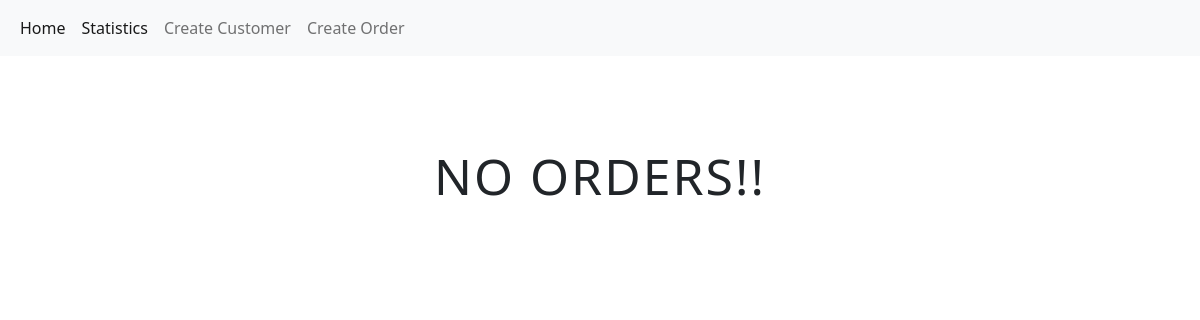
/app/deliveredList/, run on an earlier commit of the app's database.
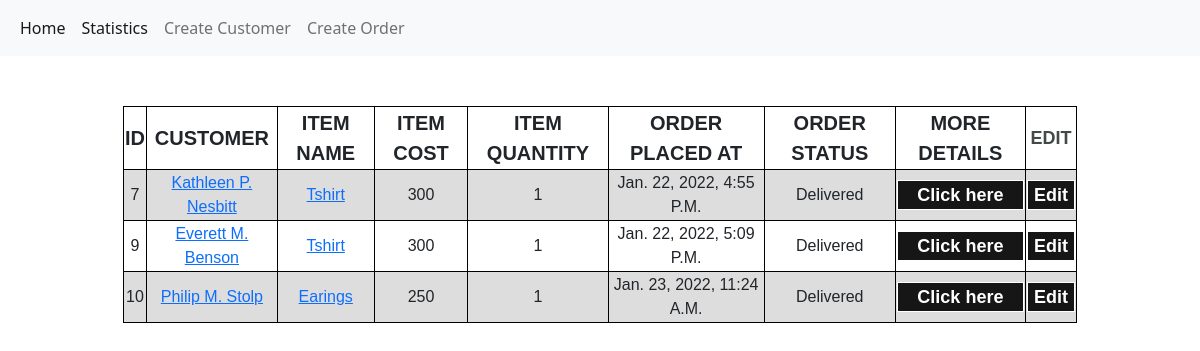
And on a later commit of the database.
### app/models.py (models this page shows, shortened)
class OrderDetails(models.Model):
    customer = models.ForeignKey(Customer, related_name="customer",on_delete=models.SET_DEFAULT, default="NA")
    item_name = models.CharField(max_length=200)
    item_cost = models.IntegerField()
    item_quantity = models.IntegerField()
    order_choices = (
    ('pending','pending'),
    ('dispatched', 'dispatched'),
    ('delivered','delivered'),
        )
    order_status = models.CharField(max_length=30, choices=order_choices, default='pending')
    date = models.DateTimeField(auto_now_add=True)

class Customer(models.Model):
    name = models.CharField(max_length=200)
    contact = PhoneNumberField()
    email = models.EmailField()
    address = models.CharField(max_length=300)
    city = models.CharField(max_length=50)
    state = models.CharField(max_length=50)
    date = models.DateTimeField(auto_now_add=True)
    def __str__(self):
        return self.name

### app/views.py (the view)
class DeliveredListView(TemplateView):
    template_name = "app/delivered.html"
    def get_context_data(self, **kwargs):
        context =  super().get_context_data(**kwargs)
        context['deliveredList'] = OrderDetails.objects.filter(order_status="delivered")
        return context

### templates/app/delivered.html
{% extends "base.html"%} {% block body_block %}
<div id="table-1">
    {% if deliveredList %}
    <table class="customer-list-table-1">
        <tr class="list-tr">
          <th class="list-th">ID</th>
          <th class="list-th">CUSTOMER</th>
          <th class="list-th">ITEM NAME</th>
          <th class="list-th">ITEM COST</th>
          <th class="list-th">ITEM QUANTITY</th>
          <th class="list-th">ORDER PLACED AT</th>
          <th class="list-th">ORDER STATUS</th>
          <th class="list-th">MORE DETAILS</th>
          <th class="home-th">EDIT</th>
        </tr>
        {% for order in deliveredList %}
        <tr class="list-tr">
          <td class="list-td">{{ order.id}}</td>
          <td class="list-td"><a href="{% url 'app:customerDetails' pk=order.customer.id %}">{{order.customer}}</a></td>
          <td class="list-td"><a href="{% url 'app:itemList' slug=order.item_name %}">{{order.item_name}}</a></td>
          <td class="list-td">{{order.item_cost}}</td>
          <td class="list-td">{{order.item_quantity}}</td>
          <td class="list-td">{{order.date}}</td>
          <td class="list-td">{{order.order_status}}</td>
          <td class="order-list-td"><a href="{% url 'app:orderDetails' pk=order.id %}"><button class="Edit-btn">Click here</button></a></td>
          <td class="list-td"><a href="{% url 'app:updateOrder' pk=order.id %}"><button class="Edit-btn">Edit</button></a></td>
        </tr>
        {% endfor %}
      </table>
      {% else %}
    <div>
        <h1 id="no-orders">NO ORDERS!!</h1>
    </div>
    {% endif %}
</div>
{% endblock %}

What changed in the data, as far as the page shows it:
now on this page (row edited): OrderDetails: id "7", customer "Kathleen P. Nesbitt", item_name "Tshirt", item_cost "300", item_quantity "1", date "Jan. 22, 2022, 4:55 P.m.", order_status "Delivered"
now on this page (row edited): OrderDetails: id "9", customer "Everett M. Benson", item_name "Tshirt", item_cost "300", item_quantity "1", date "Jan. 22, 2022, 5:09 P.m.", order_status "Delivered"
added OrderDetails: id "10", customer "Philip M. Stolp", item_name "Earings", item_cost "250", item_quantity "1", date "Jan. 23, 2022, 11:24 A.m.", order_status "Delivered"
Also different on the page:
text no longer shown: "NO ORDERS!!"
text now shown: "ID CUSTOMER ITEM NAME ITEM COST ITEM QUANTITY ORDER PLACED AT ORDER STATUS MORE DETAILS EDIT"
